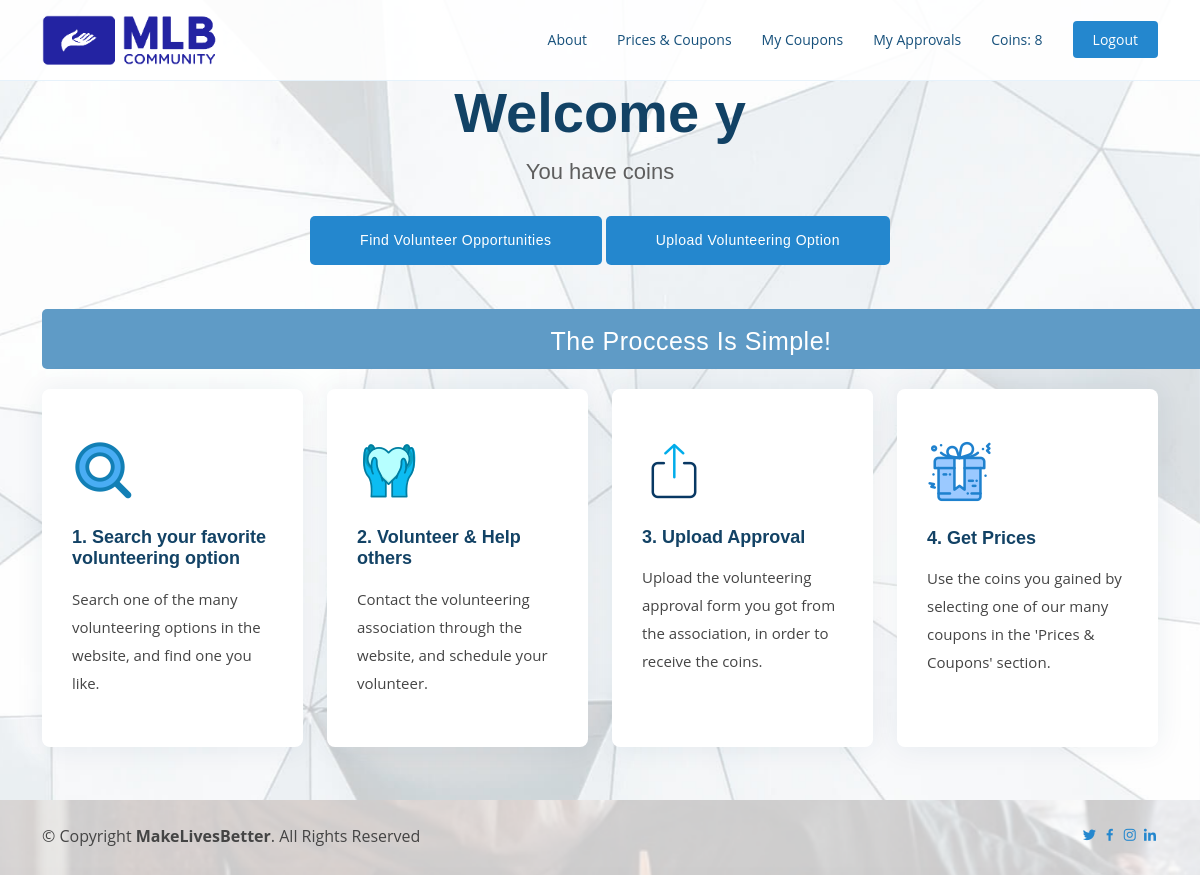
Screenshot of / (signed in) with the database file from the repository.
### myapp/models.py (models this page shows, shortened)
class UserExtend(models.Model):
    user = OneToOneField(User, on_delete=models.CASCADE)
    coins = IntegerField()
    coupons_list = CharField(max_length=1000000, null=True, blank=True)
    coupons_counter = IntegerField(default=0)
    date_list = CharField(max_length=1000000, null=True, blank=True)
    store_list = CharField(max_length=1000000, null=True, blank=True)
    approvals = ForeignKey('UserApproval',on_delete=models.SET_NULL, null=True, blank=True)

class Feature(models.Model):
    name = CharField(max_length=100)
    details = CharField(max_length=400)
    icon = ImageField(upload_to="files/", null=True, blank=True)

### myapp/views.py (the view)
# urls.py: path('', views.index, name='index'),
def index(request):
    features = Feature.objects.all()
    extendedUsers = UserExtend.objects.all()
    return render(request, 'newIndex.html', {'features': features, 'extendedUsers': extendedUsers})

### templates/newIndex.html (shortened to what this page needs)
{% load static %}
<head>
    <link href="{% static 'assets/vendor/aos/aos.css' %}" rel="stylesheet">
    <link href="{% static 'assets/vendor/bootstrap/css/bootstrap.min.css' %}" rel="stylesheet">
    <link href="{% static 'assets/vendor/boxicons/css/boxicons.min.css' %}" rel="stylesheet">
    <link href="{% static 'assets/vendor/swiper/swiper-bundle.min.css' %}" rel="stylesheet">
    <link href="{% static 'styleIndex.css' %}" rel="stylesheet">
</head>
<body>
<header id="header" class="fixed-top">
    <div class="container d-flex align-items-center justify-content-between">
        <a href="/" class="logo"><img src="/files/files/MLBLogo.png" alt="" class="img-fluid" height="100"></a>
        {% include "navbar.html" %}
    </div>
</header>
<section id="hero" class="d-flex align-items-center">
    <div class="container position-relative" data-aos="fade-up" data-aos-delay="100">
        <div class="row justify-content-center">
            <div class="col-xl-7 col-lg-9 text-center">
                <br>
                {% if user.is_authenticated %}
                    {% for e in extendedUsers %}
                        {% if e.user.username == user.username %}
                            <h1>Welcome {{ e.user.username }}</h1>
                            {% if e.user.username != 'admin' %}
                            <h2>You have  coins</h2>
                            {% endif %}
                        {% endif %}
                    {% endfor %}
                {% else %}
                    <h1>Make Lives Better</h1>
                    <h2>Join MLB Community and help to improve people's lives!</h2>
                {% endif %}
            </div>
        </div>
        <div class="text-center">
            <a href="gallery" class="btn-get-started scrollto">Find Volunteer Opportunities</a>
            <a href="upload_volunteer_option" class="btn-get-started scrollto">Upload Volunteering Option </a>
        </div>
        <br>
        <a class="btn-get-started2 scrollto">The Proccess Is Simple!<a>
            <div class="row icon-boxes">
                {% for feature in features %}
                    <div class="col-md-6 col-lg-3 d-flex align-items-stretch mb-5 mb-lg-0" data-aos="zoom-in"
                         data-aos-delay="200">
                        <div class="icon-box">
                            <img src="{{ feature.icon.url }}"/>
                            <br><br>
                            <h4 class="title"><a >{{ feature.name }}</a></h4>
                            <p class="description">{{ feature.details }}</p>
                        </div>
                    </div>
                {% endfor %}
            </div>
    </div>
</section>
<div class="container d-md-flex py-4">
    <div class="me-md-auto text-center text-md-start">
        <div class="copyright">
            &copy; Copyright <strong><span>MakeLivesBetter</span></strong>. All Rights Reserved
        </div>
      </div>
      <div class="social-links text-center text-md-right pt-3 pt-md-0">
        <a href="https://twitter.com/AvrahamTopaz" class="twitter"><i class="bx bxl-twitter"></i></a>
        <a href="https://www.facebook.com/topaz.avraham.7/" class="facebook"><i class="bx bxl-facebook"></i></a>
        <a href="https://www.instagram.com/topazavraham20/" class="instagram"><i class="bx bxl-instagram"></i></a>
        <a href="https://www.linkedin.com/in/topaz-avraham-68b340208/" class="linkedin"><i class="bx bxl-linkedin"></i></a>
      </div>
    </div>
</body>
</html>

### templates/navbar.html (shortened to what this page needs)
<nav id="navbar" class="navbar">
    <ul>
        {% if user.is_authenticated %}
            {% for e in extendedUsers %}
                {% if e.user.username == user.username %}
                    {% if e.user.username == 'admin' %}
                        <li><a class="nav-link scrollto" href="admin_view_approvals">View Uploaded Approvals</a></li>
                        <li><a class="nav-link scrollto" href="admin_view_volunteering_requests">View Volunteering Requests</a></li>
                        <li><a class="nav-link scrollto" href="admin_view_existing_posts">View Existing Volunteering Options</a></li>
                        <li><a class="getstarted scrollto" href="logout">Logout</a></li>
                    {% else %}
                        <li><a class="nav-link scrollto" href="about">About</a></li>
                        <li><a class="nav-link scrollto" href="prices">Prices & Coupons</a></li>
                        <li><a class="nav-link scrollto" href="mycoupons">My Coupons</a></li>
                        <li><a class="nav-link scrollto" href="my_approvals">My Approvals</a></li>
                        <li><a class="nav-link scrollto" href="prices">Coins: {{ e.coins }}</a></li>
                        <li><a class="getstarted scrollto" href="logout">Logout</a></li>
                    {% endif %}
                {% endif %}
            {% endfor %}
        {% else %}
            <li><a class="nav-link scrollto" href="about">About</a></li>
            <li><a class="nav-link scrollto" href="prices">Prices & Coupons</a></li>
            <li><a class="getstarted scrollto" href="register">Register</a></li>
            <li><a class="getstarted scrollto" href="login">Login</a></li>
        {% endif %}
    </ul>
</nav>

### static/styleIndex.css (style rules this page uses)
body { font-family: "Open Sans", sans-serif; color: #444444; }
a { color: #2487ce; text-decoration: none; }
h1, h2, h3, h4, h5, h6 { font-family: "Raleway", sans-serif; }
#header { transition: all 0.5s; background: rgba(255, 255, 255, 0.9); z-index: 997; padding: 15px 0; border-bottom: 1px solid #e6f2fb; }
#header .logo { font-size: 28px; margin: 0; padding: 0; line-height: 1; font-weight: 300; letter-spacing: 0.5px; font-family: "Poppins", sans-serif; }
#header .logo img { max-height: 50px; }
.navbar { padding: 0; }
.navbar ul { margin: 0; padding: 0; display: flex; list-style: none; align-items: center; }
.navbar li { position: relative; }
.navbar a, .navbar a:focus { display: flex; align-items: center; justify-content: space-between; padding: 10px 0 10px 30px; font-size: 14px; color: #16507b; white-space: nowrap; transition: 0.3s; }
.navbar .getstarted, .navbar .getstarted:focus { background: #2487ce; padding: 8px 20px; margin-left: 30px; border-radius: 4px; color: #fff; }
#hero { width: 100%; height: 100vh; position: relative; background: url("../img/hero-bg.jpg") top center; background-size: cover; position: relative; }
#hero:before { content: ""; position: absolute; bottom: 0; top: 0; left: 0; right: 0; }
#hero .container { padding-top: 80-px; }
#hero h1 { margin: 0; font-size: 56px; font-weight: 700; line-height: 72px; color: #124265; font-family: "Poppins", sans-serif; }
#hero h2 { color: #5e5e5e; margin: 10px 0 0 0; font-size: 22px; }
#hero .btn-get-started { font-family: "Poppins", sans-serif; font-weight: 500; font-size: 14px; letter-spacing: 0.5px; display: inline-block; padding: 14px 50px; border-radius: 5px; transition: 0.5s; margin-top: 30px; color: #fff; background: #2487ce; }
#hero .btn-get-started2 { font-family: "Poppins", sans-serif; font-weight: 520; font-size: 25px; letter-spacing: 0.5px; position: absolute; text-align: center; height: 60px; width: 1298px; padding: 14px 50px; border-radius: 5px; transition: 0.5s; margin-top: 20px; color: #fff; background: #5f9bc6; }
#hero .icon-boxes { margin-top: 100px; }
#hero .icon-box { padding: 50px 30px; position: relative; overflow: hidden; background: #fff; box-shadow: 0 0 29px 0 rgba(18, 66, 101, 0.08); transition: all 0.3s ease-in-out; border-radius: 8px; z-index: 1; }
#hero .icon-box .title { font-weight: 700; margin-bottom: 15px; font-size: 18px; }
#hero .icon-box .title a { color: #124265; transition: 0.3s; }
#hero .icon-box .description { font-size: 15px; line-height: 28px; margin-bottom: 0; }
@media (min-width: 1024px) { #hero { background-attachment: fixed; } }
section { padding: 80px 0; overflow: hidden; }

### templates/newIndex.html (style rules this page uses)
body { background-image: url('/files/files/screen.png'); background-repeat: no-repeat; background-attachment: fixed; background-size: cover; }

### rows the page displays
UserExtend: coins "8", user.username "y"
Feature: icon (picture), name "1. Search your favorite volunteering option", details "Search one of the many volunteering options in the website, and find one you like."
Feature: icon (picture), name "2. Volunteer & Help others", details "Contact the volunteering association through the website, and schedule your volunteer."
Feature: icon (picture), name "3. Upload Approval", details "Upload the volunteering approval form you got from the association, in order to receive the coins."
Feature: icon (picture), name "4. Get Prices", details "Use the coins you gained by selecting one of our many coupons in the 'Prices & Coupons' section."
